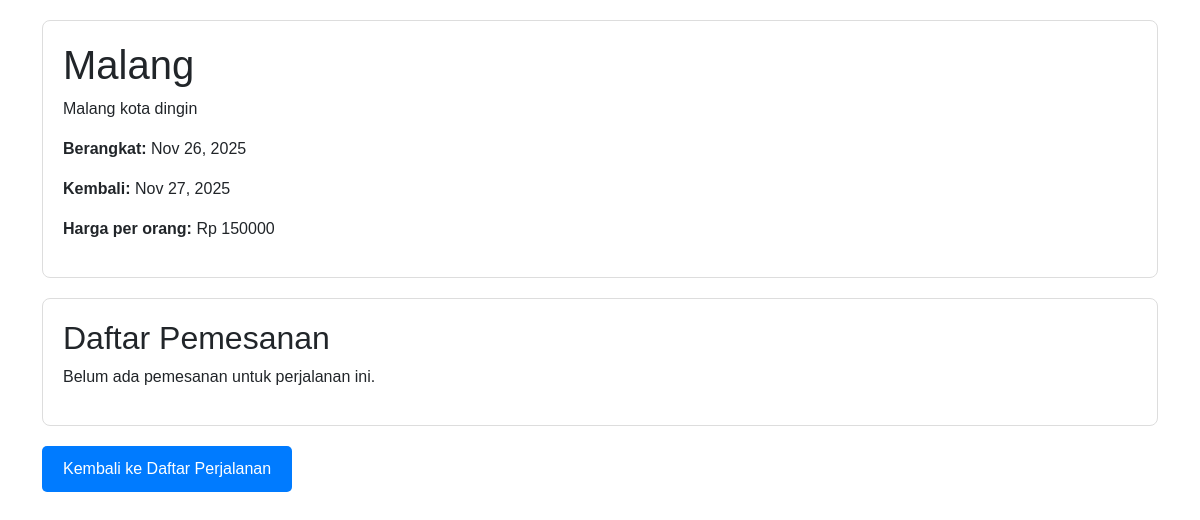
The page /travel/detail/1/ on the database as committed earlier.
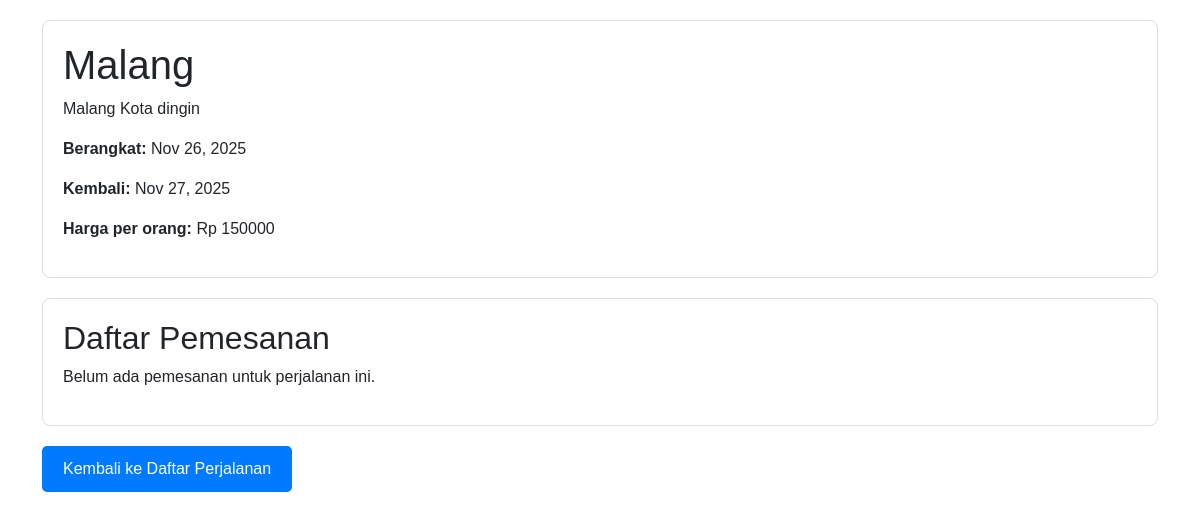
The same page on the database as committed later.
### travel/models.py (models this page shows, shortened)
class Perjalanan(models.Model):
    tujuan = models.CharField(max_length=100)
    deskripsi = models.TextField()
    tgl_berangkat = models.DateField()
    tgl_kembali = models.DateField()
    harga = models.DecimalField(max_digits=10, decimal_places=0) # Harga per orang

### travel/views.py (the view)
# urls.py: path('detail/<int:pk>/', views.trip_detail, name='trip_detail')
def trip_detail(request, pk):
    perjalanan = get_object_or_404(Perjalanan, pk=pk)
    pemesanan_list = perjalanan.pemesanan.all()  # Ini yang membuat data muncul
    context = {
        'perjalanan': perjalanan,
        'pemesanan_list': pemesanan_list  # Kirim ke template
    }
    return render(request, 'travel/trip_detail.html', context)

### travel/templates/travel/trip_detail.html (shortened to what this page needs)
<!DOCTYPE html>
<html lang="en">
<head>
    <link href="https://cdn.jsdelivr.net/npm/bootstrap@5.3.0/dist/css/bootstrap.min.css" rel="stylesheet">
</head>
<body>
    <div class="container">
        <div class="card">
            <h1>{{ perjalanan.tujuan }}</h1>
            <p>{{ perjalanan.deskripsi }}</p>
            <p><strong>Berangkat:</strong> {{ perjalanan.tgl_berangkat|date:"M d, Y" }}</p>
            <p><strong>Kembali:</strong> {{ perjalanan.tgl_kembali|date:"M d, Y" }}</p>
            <p><strong>Harga per orang:</strong> Rp {{ perjalanan.harga|floatformat:0 }}</p>
        </div>
        <div class="card">
            <h2>Daftar Pemesanan</h2>
            {% if pemesanan_list %}
                <ul>
                    {% for pemesanan in pemesanan_list %}
                        <li>
                            <strong>Nama Pelanggan:</strong> {{ pemesanan.nama_pelanggan }}<br>
                            <strong>Jumlah Orang:</strong> {{ pemesanan.jumlah_orang }}<br>
                            <strong>Tanggal Pemesanan:</strong> {{ pemesanan.tgl_pemesanan|date:"M d, Y H:i" }}<br>
                            <strong>Total Harga:</strong> Rp {{ pemesanan.total_harga|floatformat:0 }}<br>
                        </li>
                    {% endfor %}
                </ul>
            {% else %}
                <p>Belum ada pemesanan untuk perjalanan ini.</p>
            {% endif %}
        </div>
        <a href="{% url 'daftar_perjalanan' %}" class="btn">Kembali ke Daftar Perjalanan</a>
    </div>
</body>
</html>

Rows that differ between the two databases and show on the page:
changed Perjalanan "Malang": deskripsi "Malang kota dingin" → "Malang Kota dingin"
